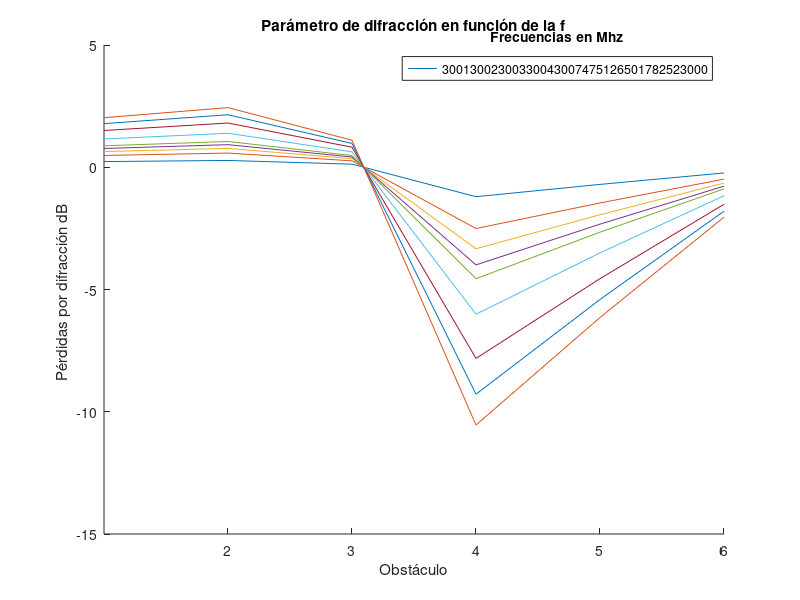
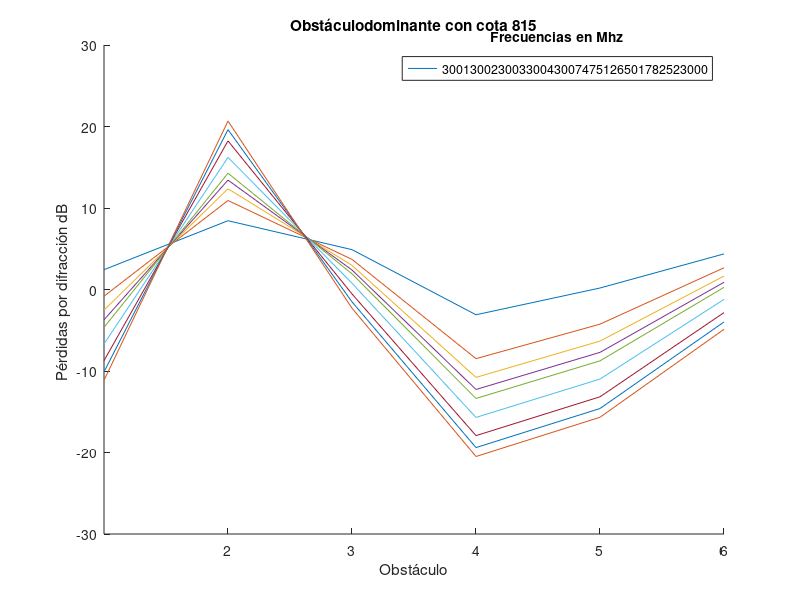
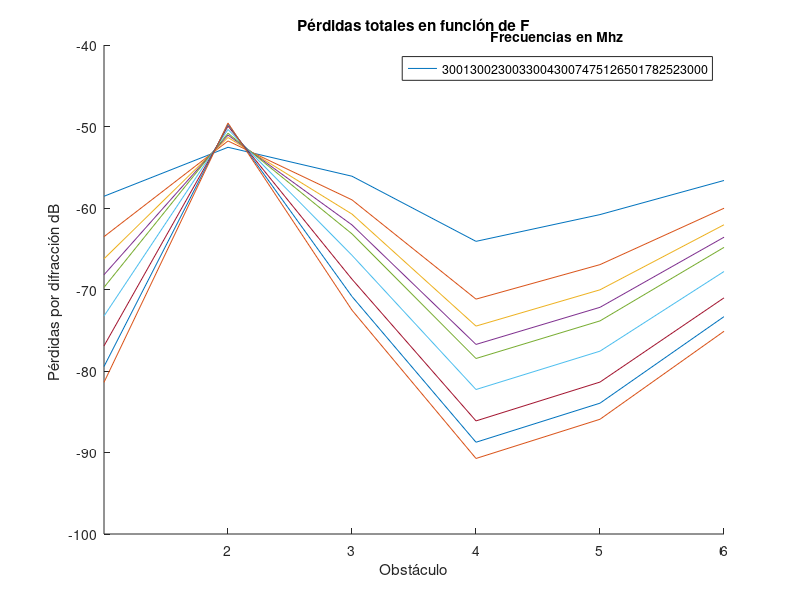

Source code (MATLAB) for these figures, in order:
%  EJERCICIO 1.3*-*-*-*-*-*-*-*-*-*-*-*-*-*-*-*-*-*-*-*--*-*-*-*-*-*-*-*-*
clear;clc;close all;
K      = 4/3;
c      = 3e8;
f      = [300,1300, 2300, 3300, 4300,7475,12650, 17825, 23000].*1e6;
lambda = c./f;
d      = 20.09e3;
R0     = 6370e3;
Re     = R0*K;

e  = [786 800 803 799 735 760 788 795];
a  = [10 0 0 0 0 0 0  10];
d1 = [0 0.806e3 1.910e3 3.721e3 7.831e3 10.955e3 14.965e3 d];
d2 = d - d1;

flecha         = d1.*d2/(2*Re);
altura_rayo    = ((e(end)+a(end)-e(1)-a(1))/d)*d1 + e(1)+a(1);
despejamiento  = e + flecha - altura_rayo;
    
numero_iteraciones    = size(lambda);
columnas              = size(f);
for iteracion=1:numero_iteraciones(2)
    R1(iteracion,:) = sqrt(lambda(1,iteracion)*d1.*d2/d); %Altura del primer rayo de Fresnel    
end

despejamiento(:,1)    =[];
despejamiento(:,end)  =[];
d1(:,1)        =[];
d1(:,end)      =[];
R1(:,1)        =[];
R1(:,end)      =[];
flecha(:,1)    =[];
flecha(:,end)  =[];
d2=d-d1;

obstaculo_mayor          = max(e);
posicion_obstaculo_mayor = find(e==obstaculo_mayor);
uve                      = sqrt(2)*despejamiento./R1;
Ldif_iterado             = 6.9 + 20*log10(sqrt((uve-0.1).^2 +1) + uve-0.1);


Ldif_sd                                      = zeros(1,numero_iteraciones(2));
uve_obstaculo_principal_y_subvano            = zeros(numero_iteraciones(2),3);
posicion_uve_menos_negativo_inferior_subvano = zeros(numero_iteraciones(2),3);

 for iteracion=1:numero_iteraciones(2)
        
    uve_obstaculo_principal_y_subvano(iteracion,:)  = [uve(iteracion,posicion_obstaculo_mayor-1),uve(iteracion,posicion_obstaculo_mayor),uve(iteracion,posicion_obstaculo_mayor+1)];
    posicion_uve_menos_negativo_inferior_subvano    = find( (uve(iteracion,:))>(min(uve_obstaculo_principal_y_subvano(iteracion,:))), 1, 'last' );
    
    Ldif_sd(1,iteracion)      = Ldif_iterado(iteracion,posicion_uve_menos_negativo_inferior_subvano);
    Ldiff_sin_CN(iteracion,:) = Ldif_iterado(iteracion,:) + Ldif_sd(1,iteracion);       
    
end

figure(1);title("Parámetro de difracción en función de la f")
for iteracion=1:numero_iteraciones(2)
    hold on
    plot(uve(iteracion,:));
    xticks(2:7)
    hold off
end

frec = ["300","1300", "2300", "3300", "4300","7475","12650","17825","23000"];
ylabel("Pérdidas por difracción dB ");xlabel("Obstáculo");
lgd = legend(frec);title(lgd,'Frecuencias en Mhz');

for mux=1:5   
    binomios(1,mux)=(d1(mux) +d1(mux+1));    
end


%  EJERCICIO 1.3 PARTE 2-*-*-*-*-*-*-*-*-*-*-*-*-*-*-*-*--*-*-*-*-*-*-*-*-*

e         = [786 800 815 799 735 760 788 795];
e(:,1)    =[];
e(:,end)  =[];


altura_rayo         = ((e(end)+a(end)-e(1)-a(1))/d)*d1 + e(1)+a(1);
despejamiento       = e + flecha - altura_rayo;    
numero_iteraciones  = size(lambda);
% 
% despejamiento(:,1)    =[];
% despejamiento(:,end)  =[];
% d1(:,1)        =[];
% d1(:,end)      =[];
% R1(:,1)        =[];
% R1(:,end)      =[];
% flecha(:,1)    =[];
% flecha(:,end)  =[];
% d2=d-d1;

obstaculo_mayor          = max(e);
posicion_obstaculo_mayor = find(e==obstaculo_mayor);
uve                      = sqrt(2)*despejamiento./R1;
Ldif_iterado             = 6.9 + 20*log10(sqrt((uve-0.1).^2 +1) + uve-0.1);


Ldif_sd                                      = zeros(1,numero_iteraciones(2));
uve_obstaculo_principal_y_subvano            = zeros(numero_iteraciones(2),3);
posicion_uve_menos_negativo_inferior_subvano = zeros(numero_iteraciones(2),3);

 for iteracion=1:numero_iteraciones(2)
        
    uve_obstaculo_principal_y_subvano(iteracion,:)  = [uve(iteracion,posicion_obstaculo_mayor-1),uve(iteracion,posicion_obstaculo_mayor),uve(iteracion,posicion_obstaculo_mayor+1)];
    posicion_uve_menos_negativo_inferior_subvano    = find( (uve(iteracion,:))>(min(uve_obstaculo_principal_y_subvano(iteracion,:))), 1, 'last' );
    
    Ldif_sd(iteracion)      = Ldif_iterado(iteracion,posicion_uve_menos_negativo_inferior_subvano);
    Ldiff_sin_CN(iteracion,:) = Ldif_iterado(iteracion,:) + Ldif_sd(iteracion);       
end

figure(2);title("Obstáculodominante con cota 815")
for iteracion=1:numero_iteraciones(2)    
    hold on
    plot(Ldif_iterado(iteracion,:))
    xticks(2:7)
    hold off    
end
frec = ["300","1300", "2300", "3300", "4300","7475","12650","17825","23000"];
ylabel("Pérdidas por difracción dB ");xlabel("Obstáculo");
lgd = legend(frec);title(lgd,'Frecuencias en Mhz');

CN = sqrt((sum(d1)*prod(d1))/prod(binomios));

Ldiff_totales_dB  = Ldiff_sin_CN - 20*log10(CN);

figure(3);title("Pérdidas totales en función de F");
for iteracion=1:numero_iteraciones(2)
    hold on
    plot(Ldiff_totales_dB(iteracion,:));
    xticks(2:7)
    hold off
end
frec = ["300","1300", "2300", "3300", "4300","7475","12650","17825","23000"];
ylabel("Pérdidas por difracción dB ");xlabel("Obstáculo");
lgd = legend(frec);title(lgd,'Frecuencias en Mhz');
